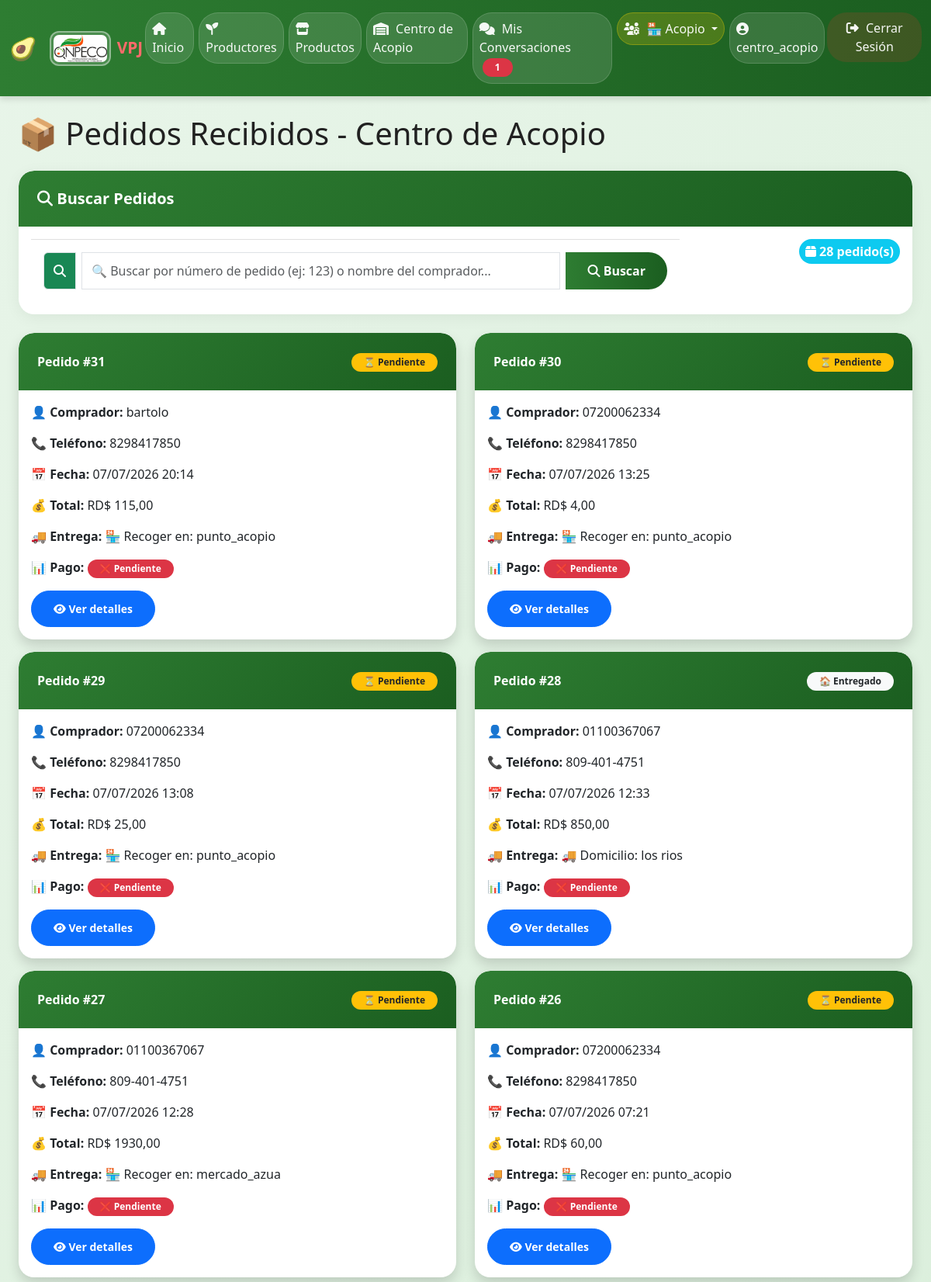
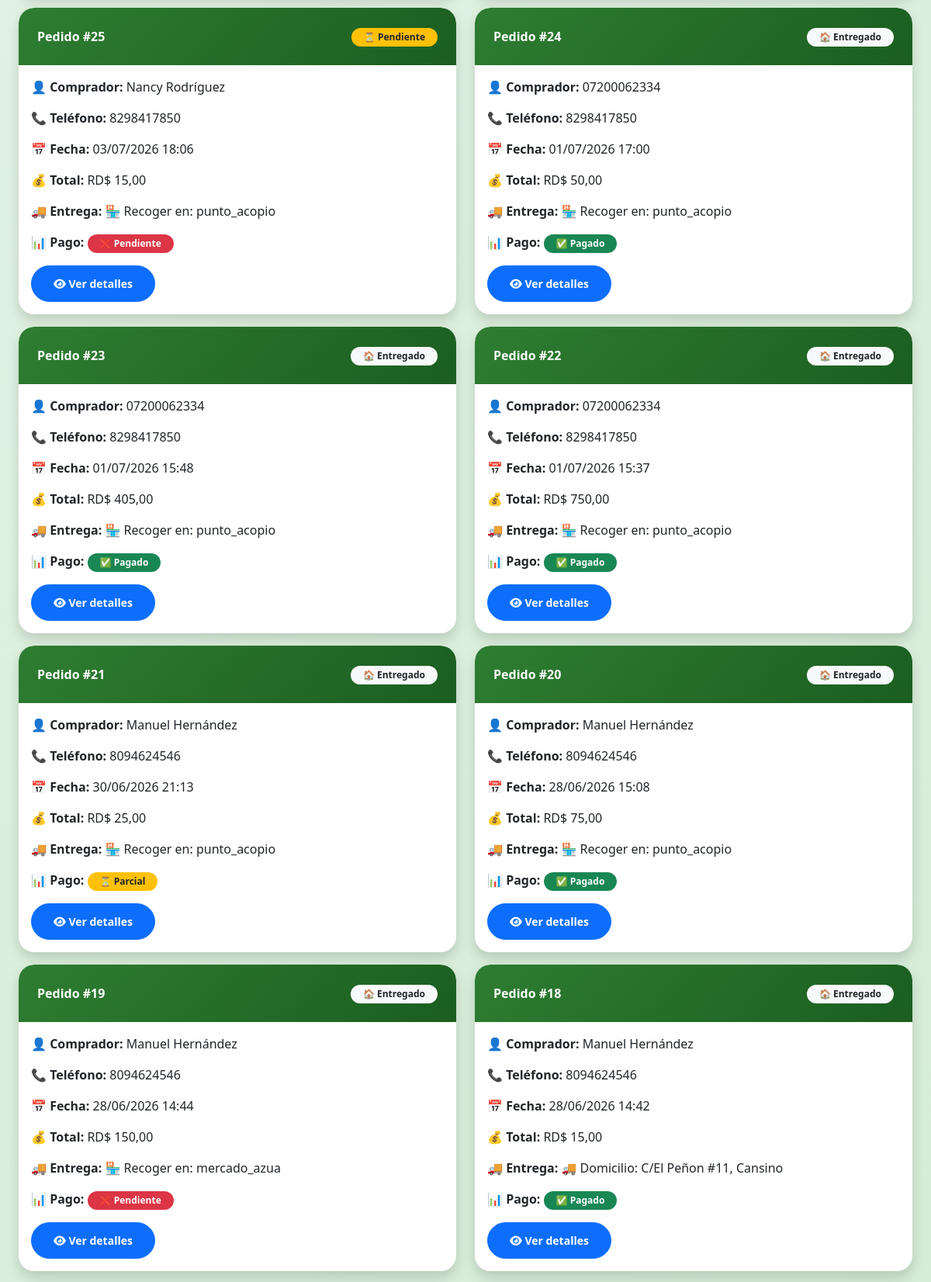
/cart/pedidos-acopio/ (signed in, upper part), run on the app's committed database (2 pictures, top to bottom).
### apps/users/models.py (models this page shows, shortened)
class User(AbstractUser):
    ROLES = (
        ('productor', 'Productor'),
        ('consumidor', 'Consumidor'),
        ('suplidor', 'Suplidor'),
        ('regulador', 'Regulador'),
        ('acopio', 'Centro de Acopio'),
    )
    NIVELES_REPUTACION = (
        ('excelente', '🌟 Excelente - Productor ejemplar'),
        ('bueno', '👍 Bueno - Cumple con lo pactado'),
        ('regular', '⚠️ Regular - Presenta quejas ocasionales'),
        ('malo', '👎 Malo - Múltiples quejas justificadas'),
        ('critico', '🚨 Crítico - Riesgo para consumidores'),
    )
    role = models.CharField(
        max_length=20,
        choices=ROLES,
        default='consumidor',
        help_text="Rol del usuario en el sistema VPJ"
    )
    phone = models.CharField(
        max_length=15,
        blank=True,
        null=True,
        help_text="Número de teléfono del usuario"
    )
    address = models.TextField(
        blank=True,
        null=True,
        help_text="Dirección física del usuario o negocio"
    )
    business_name = models.CharField(
        max_length=100,
        blank=True,
        null=True,
        help_text="Nombre del negocio o finca (para productores/suplidores)"
    )
    is_approved = models.BooleanField(
        default=False,
        help_text="Indica si el productor/suplidor ha sido aprobado por ONPECO"
    )
    is_profile_public = models.BooleanField(
        default=True,
        help_text="Si es True, el perfil público es visible para todos. Si es False, solo el productor y ONPECO pueden verlo."
    )
    reputacion_actual = models.CharField(
        max_length=20,
        choices=NIVELES_REPUTACION,
        default='bueno',
        blank=True,
        null=True,
        help_text="Nivel de reputación asignado por ONPECO"
    )
    must_change_password = models.BooleanField(
        default=False,
        help_text="Indica si el usuario debe cambiar su contraseña al iniciar sesión (contraseña temporal)"
    )
    def get_full_name(self):
        if self.first_name and self.last_name:
            return f"{self.first_name} {self.last_name}"
        elif self.first_name:
            return self.first_name
        elif self.last_name:
            return self.last_name
        return self.username  # Si no tiene nombre, muestra la cédula
    def get_display_name(self):
        nombre = self.get_full_name()
        if nombre != self.username:
            return f"{nombre} ({self.username})"
        return self.username

### apps/cart/models.py (models this page shows, shortened)
class Order(models.Model):
    ESTADO_CHOICES = [
        ('pending', '⏳ Pendiente de confirmación'),
        ('confirmed', '✅ Confirmado por productor'),
        ('preparing', '📦 En preparación'),
        ('delivered', '🏠 Entregado - Pago realizado'),
        ('cancelled', '❌ Cancelado'),
    ]
    TIPO_ENTREGA_CHOICES = [
        ('delivery', '🚚 Entrega a domicilio'),
        ('pickup', '🏪 Paso a recoger (Retiro en punto de venta)'),
    ]
    PAGO_CHOICES = [
        ('pending', '⏳ Pendiente de pago'),
        ('partial', '💰 Pago parcial'),
        ('paid', '✅ Pagado'),
    ]
    user = models.ForeignKey(
        settings.AUTH_USER_MODEL,
        on_delete=models.CASCADE,
        related_name='orders',
        help_text="Consumidor que realiza el pedido"
    )
    seller = models.ForeignKey(
        settings.AUTH_USER_MODEL,
        on_delete=models.CASCADE,
        related_name='received_orders',
        null=True,
        blank=True,
        help_text="Productor o suplidor que recibe el pedido"
    )
    acopio = models.ForeignKey(
        settings.AUTH_USER_MODEL,
        on_delete=models.CASCADE,
        related_name='acopio_orders',
        null=True,
        blank=True,
        help_text="Centro de Acopio que gestiona el pedido"
    )
    created_at = models.DateTimeField(
        auto_now_add=True,
        help_text="Fecha y hora de creación del pedido"
    )
    updated_at = models.DateTimeField(
        auto_now=True,
        help_text="Fecha y hora de última actualización"
    )
    status = models.CharField(
        max_length=20,
        choices=ESTADO_CHOICES,
        default='pending',
        help_text="Estado actual del pedido"
    )
    total_amount = models.DecimalField(
        max_digits=10,
        decimal_places=2,
        default=0,
        help_text="Monto total del pedido"
    )
    payment_status = models.CharField(
        max_length=20,
        choices=PAGO_CHOICES,
        default='pending',
        help_text="Estado del pago a los productores"
    )
    payment_date = models.DateTimeField(
        blank=True,
        null=True,
        help_text="Fecha en que se completó el pago"
    )
    payment_breakdown = models.JSONField(
        default=dict,
        blank=True,
        help_text="Desglose de pagos por productor (JSON)"
    )
    delivery_type = models.CharField(
        max_length=20,
        choices=TIPO_ENTREGA_CHOICES,
        default='delivery',
        help_text="Tipo de entrega seleccionado"
    )
    shipping_address = models.TextField(
        blank=True,
        help_text="Dirección donde se entregará el pedido"
    )
    pickup_location = models.CharField(
        max_length=255,
        blank=True,
        help_text="Lugar donde recogerá el pedido"
    )
    phone_number = models.CharField(
        max_length=20,
        blank=True,
        help_text="Número de contacto para la entrega"
    )
    delivery_instructions = models.TextField(
        blank=True,
        help_text="Instrucciones adicionales para la entrega"
    )
    notes = models.TextField(
        blank=True,
        help_text="Notas adicionales del pedido"
    )
    class Meta:
        ordering = ['-created_at']
        verbose_name = "Pedido"
        verbose_name_plural = "Pedidos"

### apps/cart/views.py (the view, shortened to what this page needs)
# urls.py: path('pedidos-acopio/', views.pedidos_acopio, name='pedidos_acopio'),
@login_required
def pedidos_acopio(request):
    from .models import Order
    from django.db.models import Q
    if request.user.role != 'acopio' and request.user.username != 'centro_acopio':
        messages.error(request, 'No tienes permiso para acceder a esta sección.')
        return redirect('inicio')
    search_query = request.GET.get('search', '').strip()
    orders = Order.objects.filter(acopio=request.user)
    orders = orders.order_by('-created_at')
    context = {
        'orders': orders,
        'search_query': search_query,
        'total_pedidos': orders.count(),
    }
    return render(request, 'cart/pedidos_acopio.html', context)

### templates/cart/pedidos_acopio.html (shortened to what this page needs)
{% extends 'base/base.html' %}
{% load static %}
{% block content %}
<div class="container mt-4">
    <h1 class="mb-4">📦 Pedidos Recibidos - Centro de Acopio</h1>
    <div class="card mb-4">
        <div class="card-header bg-info text-white">
            <h5 class="mb-0"><i class="fas fa-search"></i> Buscar Pedidos</h5>
        </div>
        <div class="card-body">
            <form method="get" class="row g-3">
                <div class="col-md-9">
                    <div class="input-group">
                        <span class="input-group-text bg-success text-white">
                            <i class="fas fa-search"></i>
                        </span>
                        <input type="text"
                               name="search"
                               class="form-control"
                               placeholder="🔍 Buscar por número de pedido (ej: 123) o nombre del comprador..."
                               value="{{ search_query }}">
                        <button class="btn btn-success" type="submit">
                            <i class="fas fa-search"></i> Buscar
                        </button>
                    </div>
                </div>
                <div class="col-md-3 text-end">
                    <span class="badge bg-info text-white p-2" style="font-size: 1rem;">
                        <i class="fas fa-box"></i> {{ total_pedidos }} pedido(s)
                    </span>
                </div>
            </form>
        </div>
    </div>
    {% if orders %}
    <div class="row">
        {% for order in orders %}
        <div class="col-md-6 mb-3">
            <div class="card shadow">
                <div class="card-header {% if order.status == 'delivered' %}bg-success{% elif order.status == 'pending' %}bg-warning{% elif order.status == 'cancelled' %}bg-danger{% else %}bg-info{% endif %} text-white d-flex justify-content-between align-items-center">
                    <strong>Pedido #{{ order.id }}</strong>
                    <span>
                        {% if order.status == 'pending' %}
                            <span class="badge bg-warning text-dark">⏳ Pendiente</span>
                        {% elif order.status == 'confirmed' %}
                            <span class="badge bg-light text-dark">✅ Confirmado</span>
                        {% elif order.status == 'preparing' %}
                            <span class="badge bg-primary">📦 En preparación</span>
                        {% elif order.status == 'delivered' %}
                            <span class="badge bg-light text-dark">🏠 Entregado</span>
                        {% elif order.status == 'cancelled' %}
                            <span class="badge bg-light text-dark">❌ Cancelado</span>
                        {% endif %}
                    </span>
                </div>
                <div class="card-body">
                    <p><strong>👤 Comprador:</strong> {{ order.user.get_full_name|default:order.user.username }}</p>
                    <p><strong>📞 Teléfono:</strong> {{ order.phone_number }}</p>
                    <p><strong>📅 Fecha:</strong> {{ order.created_at|date:"d/m/Y H:i" }}</p>
                    <p><strong>💰 Total:</strong> RD$ {{ order.total_amount|floatformat:2 }}</p>
                    <p><strong>🚚 Entrega:</strong>
                        {% if order.delivery_type == 'delivery' %}
                            🚚 Domicilio: {{ order.shipping_address|truncatechars:30 }}
                        {% else %}
                            🏪 Recoger en: {{ order.pickup_location }}
                        {% endif %}
                    </p>
                    <p><strong>📊 Pago:</strong>
                        {% if order.payment_status == 'paid' %}
                            <span class="badge bg-success">✅ Pagado</span>
                        {% elif order.payment_status == 'partial' %}
                            <span class="badge bg-warning text-dark">⏳ Parcial</span>
                        {% else %}
                            <span class="badge bg-danger">❌ Pendiente</span>
                        {% endif %}
                    </p>
                    <a href="{% url 'cart:detalle_acopio' order.id %}" class="btn btn-sm btn-primary">
                        <i class="fas fa-eye"></i> Ver detalles
                    </a>
                </div>
            </div>
        </div>
        {% endfor %}
    </div>
    {% endif %}
</div>
{% endblock %}

### templates/base/base.html (shortened to what this page needs)
<!DOCTYPE html>
<html lang="es">
<head>
    {% load static %}
    <link href="https://cdn.jsdelivr.net/npm/bootstrap@5.3.0/dist/css/bootstrap.min.css" rel="stylesheet">
    <link rel="stylesheet" href="https://cdnjs.cloudflare.com/ajax/libs/font-awesome/6.4.0/css/all.min.css">
    <link rel="stylesheet" href="{% static 'css/style.css' %}">
</head>
<body>
    <nav class="navbar navbar-expand-lg navbar-dark bg-success">
        <div class="container">
            <a class="navbar-brand" href="{% url 'inicio' %}">
                <a href="https://onpeco.org/" target="_blank" title="Visitar sitio oficial de ONPECO" style="text-decoration: none; display: flex; align-items: center;">
                    <img src="/media/logo_onpeco.png" alt="ONPECO" height="45" class="d-inline-block align-top me-2" style="border-radius: 12px; border: 2px solid rgba(255,255,255,0.4); padding: 3px; background: rgba(255,255,255,0.15); object-fit: cover;">
                </a>
                <span style="font-size: 1.3rem; font-weight: 700; white-space: nowrap; color: #FF6B6B; cursor: pointer;"
                      data-bs-toggle="modal"
                      data-bs-target="#modalVPJ"
                      title="Haz clic para conocer más sobre VPJ">
                    VPJ
                </span>
            </a>
            <div class="collapse navbar-collapse" id="navbarNav">
                <ul class="navbar-nav ms-auto">
                    <li class="nav-item">
                        <a class="nav-link" href="{% url 'inicio' %}">
                            <i class="fas fa-home"></i> Inicio
                        </a>
                    </li>
                    <li class="nav-item">
                        <a class="nav-link" href="{% url 'users:lista_productores_publicos' %}">
                            <i class="fas fa-seedling"></i> Productores
                        </a>
                    </li>
                    {% if user.is_authenticated %}
                        <li class="nav-item">
                            <a class="nav-link" href="{% url 'marketplace:lista_productos' %}">
                                <i class="fas fa-store"></i> Productos
                            </a>
                        </li>
                        {% if user.role == 'acopio' or user.username == 'centro_acopio' %}
                        <li class="nav-item">
                            <a class="nav-link" href="{% url 'cart:pedidos_acopio' %}">
                                <i class="fas fa-warehouse"></i> Centro de Acopio
                            </a>
                        </li>
                        {% endif %}
                        <li class="nav-item">
                            <a class="nav-link" href="{% url 'chat:mis_chats' %}">
                                <i class="fas fa-comments"></i> Mis Conversaciones
                                {% if chat_unread_count > 0 %}
                                <span class="badge bg-danger ms-1">{{ chat_unread_count }}</span>
                                {% endif %}
                            </a>
                        </li>
                        {% if user.is_staff or user.is_superuser or user.role == 'regulador' or user.username == 'centro_acopio' %}
                        <li class="nav-item dropdown">
                            <a class="nav-link dropdown-toggle" href="#" role="button" data-bs-toggle="dropdown">
                                <i class="fas fa-users-cog"></i> {% if user.username == 'centro_acopio' %}🏪 Acopio{% else %}ONPECO{% endif %}
                            </a>
                        </li>
                        {% endif %}
                        <li class="nav-item">
                            <a class="nav-link" href="{% url 'users:perfil' %}">
                                <i class="fas fa-user-circle"></i>
                                {% if user.role == 'regulador' %}
                                    Regulador
                                {% else %}
                                    {{ user.get_display_name }}
                                {% endif %}
                            </a>
                        </li>
                        <li class="nav-item">
                            <form action="{% url 'logout' %}" method="post" style="display: inline;">
                                <button type="submit" class="btn btn-link nav-link" style="border: none; background: none; color: white; text-decoration: none; border-radius: 25px; padding: 8px 18px; margin: 0; cursor: pointer; width: auto;">
                                    <i class="fas fa-sign-out-alt"></i> Cerrar Sesión
                                </button>
                            </form>
                        </li>
                    {% endif %}
                </ul>
            </div>
        </div>
    </nav>
    <main class="container my-4">
        {% block content %}
        {% endblock %}
    </main>
</body>
</html>

### data on the page
User: get_display_name "centro_acopio"
Order: id "31", status "⏳ Pendiente", user.get_full_name "bartolo", phone_number "8298417850", created_at "07/07/2026 20:14", total_amount "115,00", pickup_location "punto_acopio", payment_status "❌ Pendiente"
Order: id "30", status "⏳ Pendiente", user.get_full_name "07200062334", phone_number "8298417850", created_at "07/07/2026 13:25", total_amount "4,00", pickup_location "punto_acopio", payment_status "❌ Pendiente"
Order: id "29", status "⏳ Pendiente", user.get_full_name "07200062334", phone_number "8298417850", created_at "07/07/2026 13:08", total_amount "25,00", pickup_location "punto_acopio", payment_status "❌ Pendiente"
Order: id "28", status "🏠 Entregado", user.get_full_name "01100367067", phone_number "809-401-4751", created_at "07/07/2026 12:33", total_amount "850,00", shipping_address "los rios", payment_status "❌ Pendiente"
Order: id "27", status "⏳ Pendiente", user.get_full_name "01100367067", phone_number "809-401-4751", created_at "07/07/2026 12:28", total_amount "1930,00", pickup_location "mercado_azua", payment_status "❌ Pendiente"
Order: id "26", status "⏳ Pendiente", user.get_full_name "07200062334", phone_number "8298417850", created_at "07/07/2026 07:21", total_amount "60,00", pickup_location "punto_acopio", payment_status "❌ Pendiente"
Order: id "25", status "⏳ Pendiente", user.get_full_name "Nancy Rodríguez", phone_number "8298417850", created_at "03/07/2026 18:06", total_amount "15,00", pickup_location "punto_acopio", payment_status "❌ Pendiente"
Order: id "24", status "🏠 Entregado", user.get_full_name "07200062334", phone_number "8298417850", created_at "01/07/2026 17:00", total_amount "50,00", pickup_location "punto_acopio", payment_status "✅ Pagado"
Order: id "23", status "🏠 Entregado", user.get_full_name "07200062334", phone_number "8298417850", created_at "01/07/2026 15:48", total_amount "405,00", pickup_location "punto_acopio", payment_status "✅ Pagado"
Order: id "22", status "🏠 Entregado", user.get_full_name "07200062334", phone_number "8298417850", created_at "01/07/2026 15:37", total_amount "750,00", pickup_location "punto_acopio", payment_status "✅ Pagado"
Order: id "21", status "🏠 Entregado", user.get_full_name "Manuel Hernández", phone_number "8094624546", created_at "30/06/2026 21:13", total_amount "25,00", pickup_location "punto_acopio", payment_status "⏳ Parcial"
Order: id "20", status "🏠 Entregado", user.get_full_name "Manuel Hernández", phone_number "8094624546", created_at "28/06/2026 15:08", total_amount "75,00", pickup_location "punto_acopio", payment_status "✅ Pagado"
Order: id "19", status "🏠 Entregado", user.get_full_name "Manuel Hernández", phone_number "8094624546", created_at "28/06/2026 14:44", total_amount "150,00", pickup_location "mercado_azua", payment_status "❌ Pendiente"
Order: id "18", status "🏠 Entregado", user.get_full_name "Manuel Hernández", phone_number "8094624546", created_at "28/06/2026 14:42", total_amount "15,00", shipping_address "C/El Peñon #11, Cansino", payment_status "✅ Pagado"

### other printed values
{{ chat_unread_count }} "1"
{{ total_pedidos }} "28"
